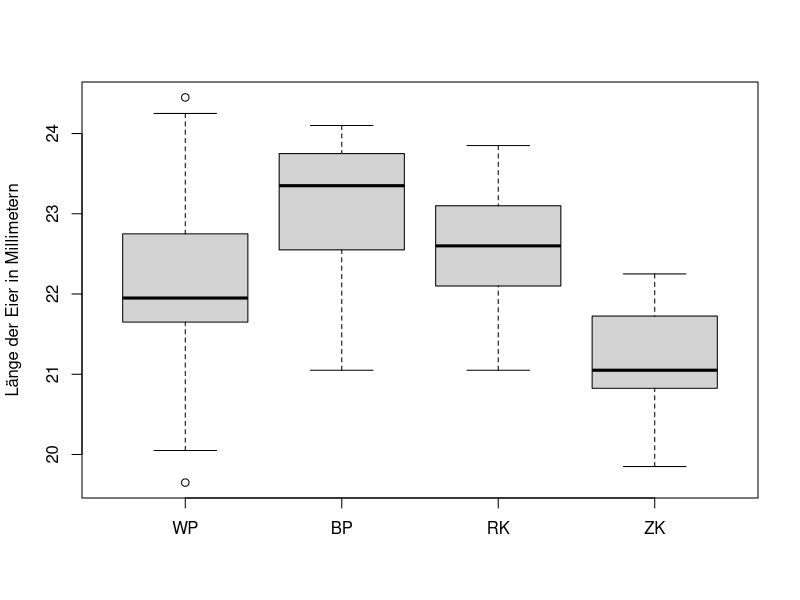
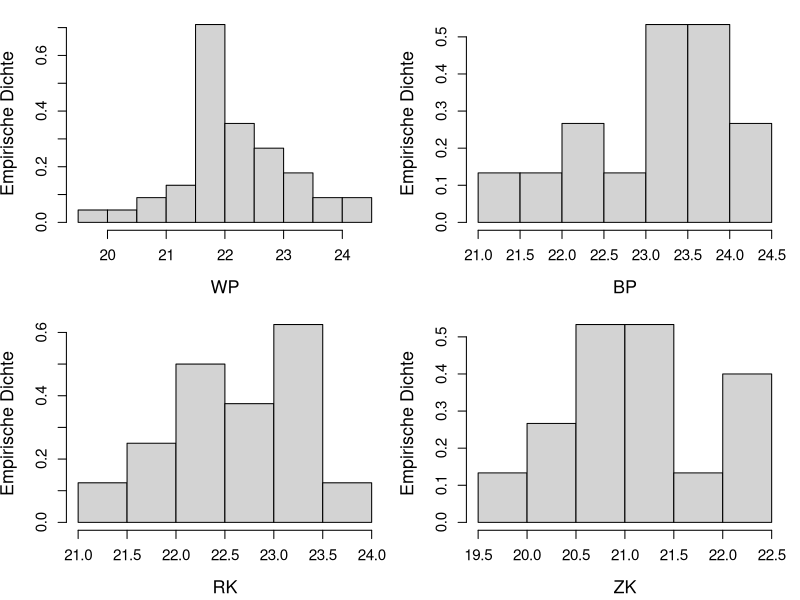
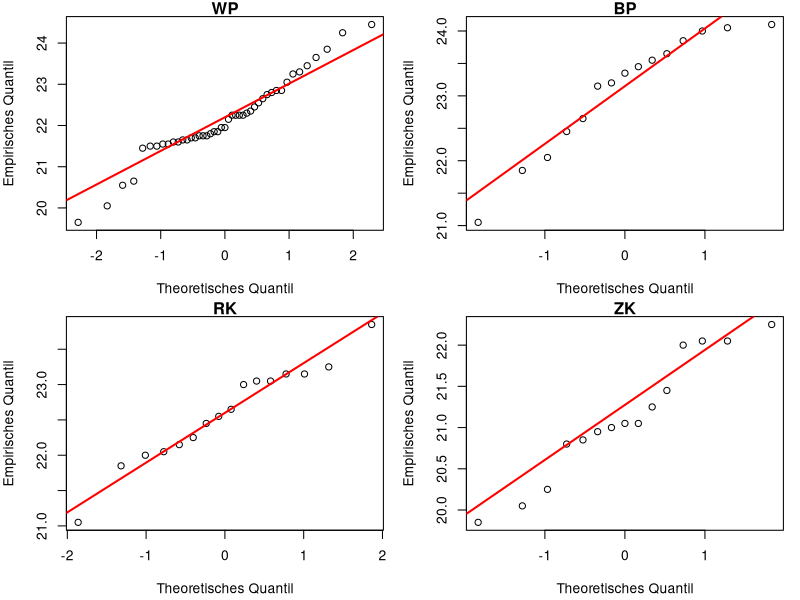

The R source for these figures, in order:
library(car) #Für Levene-Test

df <- read.table("Kuckuckseier.txt", header=TRUE)
head(df)
dim(df)
# 45 4

str(df)

# Überprüfung auf NA-Werte und Anschauen der Verteilung
summary(df)

# Es gibt NA-Werte aufgrund der unterschiedlichen Anzahl von Eimessungen pro Vogelart
# NA-Werte werden bei den statistischen Tests ignoriert

boxplot(df, main="", names=c("WP", "BP", "RK", "ZK"), ylab = "Länge der Eier in Millimetern")

attach(df)
par(mar = c(4.2, 4, 1, 1), mfrow = c(2, 2))
hist(WP, main = "", ylab = "Empirische Dichte", probability = TRUE, 
     cex.axis = 1.1, cex.lab = 1.3)
hist(BP, main = "", ylab = "Empirische Dichte", probability = TRUE, 
     cex.axis = 1.1, cex.lab = 1.3)
hist(RK, main = "", ylab = "Empirische Dichte", probability = TRUE, 
     cex.axis = 1.1, cex.lab = 1.3)
hist(ZK, main = "", ylab = "Empirische Dichte", probability = TRUE, 
     cex.axis = 1.1, cex.lab = 1.3)

#-----------------------------------------------------------------------------------------
#Abschlussprinzip

# Überprüfung auf Normalverteilung mit NQ-Plots
for (i in 1:4){
  qqnorm(df[[i]], main = colnames(df)[i], xlab = "Theoretisches Quantil", 
         ylab = "Empirisches Quantil")
  qqline(df[[i]], col = "red", lwd = 2)
}
# spricht nichts gegen eine Normalverteilung der Variablen

# Umformen vom Datensatz
# 1 = WP,  2 = BP,  3 = RK, 4 = ZK
names(df) <- c("WP_1", "BP_2", "RK_3", "ZK_4")
long_df <- stack(df)
names(long_df) <- c("Length", "Species")  # Umbenennen der Spalten
long_df <- na.omit(long_df)

# Überprüfung auf Varianzhomogenität mit Levene's Test
# H0: Die Varianzen in allen Gruppen sind gleich (Varianzhomogenität).
# H1: Mindestens eine Gruppe hat eine andere Varianz (keine Varianzhomogenität).
leveneTest(Length ~ Species, data = long_df)
# p-Wert = 0.6465 > 0.05, H0 kann nicht abgelehnt werden.
# Es gibt keine signifikante Unterschiede in den Varianzen. 


#Testen auf H0: mu1 = mu2 = mu3 = mu4
anova_result <- aov(Length ~ Species, data = long_df)
summary(anova_result)
# p-Wert = 2.65e-07 < 0.05, H0 wird abgelehnt, Entscheidung für H1.
# Das bedeutet, dass es signifikante Unterschiede in den Mittelwerten der Längen
# der Kuckuckseier zwischen den Vogelarten gibt.

anova_result <- aov(Length ~ Species, data = long_df[long_df$Species != "ZK_4", ])
summary(anova_result) # p-Wert: 0.00305 -> signifikant

anova_result <- aov(Length ~ Species, data = long_df[long_df$Species != "WP_1", ])
summary(anova_result) # p-Wert: 4.43e-08 -> signifikant

anova_result <- aov(Length ~ Species, data = long_df[long_df$Species != "BP_2", ])
summary(anova_result) # p-Wert: 4.39e-05 -> signifikant

anova_result <- aov(Length ~ Species, data = long_df[long_df$Species != "RK_3", ])
summary(anova_result) # p-Wert: 8.56e-07 -> signifikant


#Zweistichproben-t-Test
t.test(Length ~ Species, 
       data=long_df[long_df$Species == "WP_1" | long_df$Species == "BP_2", ], var.equal = TRUE) 
# p-Wert = 0.001781 

t.test(Length ~ Species, 
       data=long_df[long_df$Species == "RK_3" | long_df$Species == "ZK_4", ], var.equal = TRUE) 
# p-Wert = 3.469e-06

t.test(Length ~ Species, 
       data=long_df[long_df$Species == "WP_1" | long_df$Species == "RK_3", ], var.equal = TRUE) 
# p-Wert = 0.1039

t.test(Length ~ Species, 
       data=long_df[long_df$Species == "BP_2" | long_df$Species == "ZK_4", ], var.equal = TRUE) 
# p-Wert = 4.595e-07

t.test(Length ~ Species, 
       data=long_df[long_df$Species == "WP_1" | long_df$Species == "ZK_4", ], var.equal = TRUE) 
# p-Wert = 0.0004502

t.test(Length ~ Species, 
       data=long_df[long_df$Species == "BP_2" | long_df$Species == "RK_3", ], var.equal = TRUE) 
# p-Wert = 0.09326


#-----------------------------------------------------------------------------------------
#Bonferroni-Holm-Verfahren

#F-Test

#1-2 WP-BP
var.test(Length ~ Species, 
         data=long_df[long_df$Species == "WP_1" | long_df$Species == "BP_2", ])
#p-Wert = 0.7826

#1-3 WP-RK
var.test(Length ~ Species, 
         data=long_df[long_df$Species == "WP_1" | long_df$Species == "RK_3", ])
#p-Wert = 0.1413

#1-4 WP-ZK
var.test(Length ~ Species, 
         data=long_df[long_df$Species == "WP_1" | long_df$Species == "ZK_4", ])
#p-Wert = 0.2538

#2-3 BP-RK
var.test(Length ~ Species, 
         data=long_df[long_df$Species == "BP_2" | long_df$Species == "RK_3", ])
#p-Wert = 0.3077

#2-4 BP - ZK
var.test(Length ~ Species, 
         data=long_df[long_df$Species == "BP_2" | long_df$Species == "ZK_4", ])
#p-Wert = 0.4581

#3-4 RK - ZK
var.test(Length ~ Species, 
         data=long_df[long_df$Species == "RK_3" | long_df$Species == "ZK_4", ])
#p-Wert = 0.7906

# Zweistichproben-t-Tests wie beim Abschlussprinzip

# Ordnen wir die p-Werte von Zweistichproben-t-Tests nach:
# 4.595e-07 < 3.469e-06 < 0.0004502 < 0.001781 < 0.09326 < 0.1039

4.595e-07 < 0.05/(7 - 1) # TRUE H24
3.469e-06 < 0.05/(7 - 2) # TRUE H34
0.0004502 < 0.05/(7 - 3) # TRUE H14
0.001781 < 0.05/(7 - 4) # TRUE, H12
0.09326 < 0.05/(7 - 5) # FALSE H23
0.1039 < 0.05/(7 - 6) # FALSE H13

4.595e-07 * (7 - 1) # TRUE H24
3.469e-06 * (7 - 2) # TRUE H34
0.0004502 * (7 - 3) # TRUE H14
0.001781 * (7 - 4) # TRUE, H12
0.09326 * (7 - 5) # FALSE H23
0.1039 * (7 - 6) # FALSE H13

p_values <- c(4.595e-07, 3.469e-06, 0.0004502, 0.001781, 0.09326, 0.1039)
adjusted_p_values <- p.adjust(p_values, method = "holm")
# 2.7570e-06 1.7345e-05 1.8008e-03 5.3430e-03 1.8652e-01 1.8652e-01

# adjusted_p_values < 0.05
# TRUE  TRUE  TRUE  TRUE FALSE FALSE
